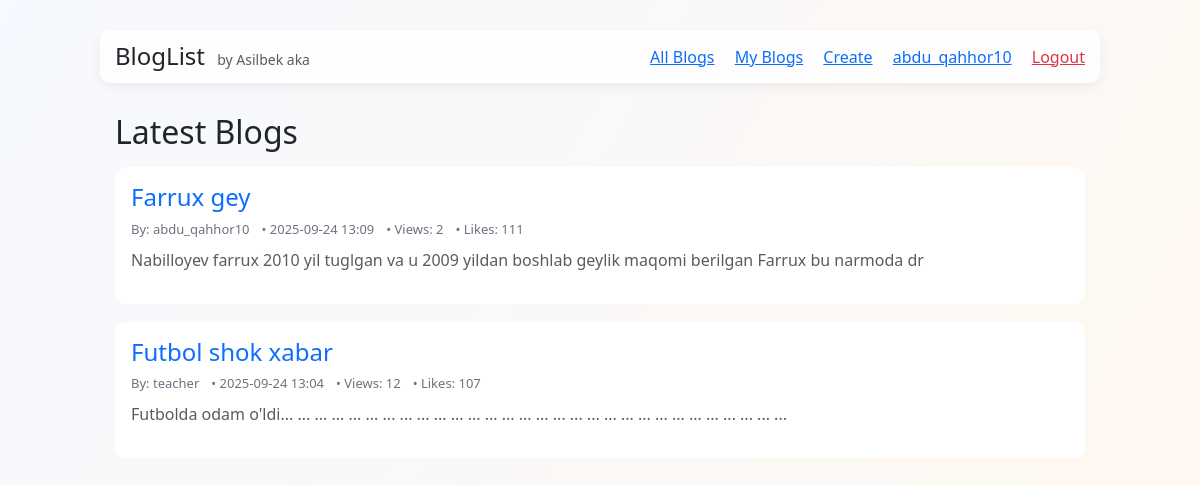
The app's page / (signed in) with its own data.
### models.py (models this page shows)
class User(db.Model, UserMixin):
    id = db.Column(db.Integer, primary_key=True)
    username = db.Column(db.String(50), unique=True, nullable=False)
    email = db.Column(db.String(120), unique=True, nullable=False)
    password = db.Column(db.String(200), nullable=False)
    blogs = db.relationship('Blog', backref='author', lazy=True)
    comments = db.relationship('Comment', backref='user', lazy=True)

class Blog(db.Model):
    id = db.Column(db.Integer, primary_key=True)
    title = db.Column(db.String(150), nullable=False)
    content = db.Column(db.Text, nullable=False)
    image = db.Column(db.String(150), nullable=True)  # Rasm nomi shu ustunda saqlanadi
    views = db.Column(db.Integer, default=0)
    likes = db.Column(db.Integer, default=0)
    created_at = db.Column(db.DateTime, default=datetime.utcnow)
    user_id = db.Column(db.Integer, db.ForeignKey('user.id'), nullable=False)

### app.py (the view)
@app.route('/')
def index():
    blogs = Blog.query.order_by(Blog.created_at.desc()).all()
    return render_template('index.html', blogs=blogs)

### app.py (called while the page is built)
@login_manager.user_loader
def load_user(user_id):
    return User.query.get(int(user_id))

### templates/index.html
{% extends "base.html" %}
{% block content %}
  <h2 class="mb-3">Latest Blogs</h2>
  {% for b in blogs %}
    <a href="{{ url_for('blog_detail', blog_id=b.id) }}" class="text-decoration-none">
      <div class="blog-card p-3">
        <h4>{{ b.title }}</h4>
        <div class="meta mb-2">
          <div>By: {{ b.author.username }}</div>
          <div>• {{ b.created_at.strftime('%Y-%m-%d %H:%M') }}</div>
          <div>• Views: {{ b.views or 0 }}</div>
          <div>• Likes: <span id="likes-{{ b.id }}">{{ b.likes or 0 }}</span></div>
        </div>
        <p class="text-muted">{{ b.content[:220] }}{% if b.content|length > 220 %}...{% endif %}</p>
      </div>
    </a>
  {% else %}
    <p>No blogs yet. <a href="{{ url_for('create_blog') }}">Create the first one.</a></p>
  {% endfor %}
{% endblock %}

### templates/base.html (shortened to what this page needs)
<!doctype html>
<html lang="en">
<head>
  <link href="https://cdn.jsdelivr.net/npm/bootstrap@5.3.2/dist/css/bootstrap.min.css" rel="stylesheet">
  <link rel="stylesheet" href="{{ url_for('static', filename='css/style.css') }}">
</head>
<body>
  <nav class="navbar container mb-4">
    <div>
      <a href="{{ url_for('index') }}" class="h4 text-decoration-none">BlogList</a>
      <small class="text-muted ms-2">by Asilbek aka</small>
    </div>
    <div>
      <a class="me-3" href="{{ url_for('all_blogs') }}">All Blogs</a>
      {% if current_user.is_authenticated %}
        <a class="me-3" href="{{ url_for('my_blogs') }}">My Blogs</a>
        <a class="me-3" href="{{ url_for('create_blog') }}">Create</a>
        <a class="me-3" href="{{ url_for('profile') }}">{{ current_user.username }}</a>
        <a class="text-danger" href="{{ url_for('logout') }}">Logout</a>
      {% else %}
        <a class="me-3" href="{{ url_for('login') }}">Login</a>
        <a class="me-3" href="{{ url_for('register') }}">Register</a>
      {% endif %}
    </div>
  </nav>
  <div class="container">
    {% block content %}{% endblock %}
  </div>
</body>
</html>

### static/css/style.css (style rules this page uses)
body { font-family: 'Segoe UI', Tahoma, Geneva, Verdana, sans-serif; background: linear-gradient(120deg,#f6f9ff,#fff8f0); margin:0; padding:0; }
.container { max-width: 1000px; margin: 30px auto; padding: 0 15px; }
.navbar { display:flex; justify-content:space-between; align-items:center; padding:12px 15px; background: rgba(255,255,255,0.9); border-radius: 10px; box-shadow: 0 4px 12px rgba(0,0,0,0.06); }
.blog-card { background: white; padding:18px; border-radius:12px; margin-bottom:18px; transition: transform 0.35s cubic-bezier(.2,.8,.2,1), box-shadow .35s; cursor: pointer; overflow: hidden; }
.meta { display:flex; gap:12px; font-size:13px; color:#6b7280; }

### records on screen
User: username "abdu_qahhor10"
Blog: title "Farrux gey", author.username "abdu_qahhor10", created_at "2025-09-24 13:09", views "2", likes "111", content "Nabilloyev farrux 2010 yil tuglgan va u 2009 yildan boshlab geylik maqomi berilgan Farrux bu narmoda dr"
Blog: title "Futbol shok xabar", author.username "teacher", created_at "2025-09-24 13:04", views "12", likes "107", content "Futbolda odam o'ldi... ... ... ... ... ... ... ... ... ... ... ... ... ... ... ... ... ... ... ... ... ... ... ... ... ... ... ... ... ..."
